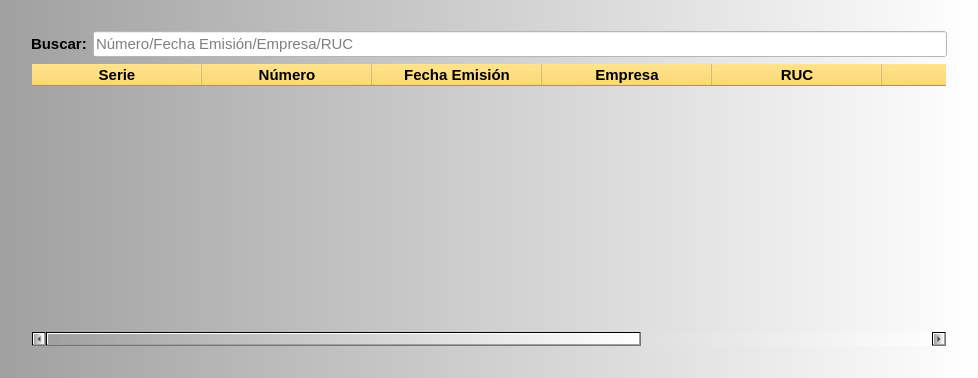
<?xml version="1.0" encoding="UTF-8"?>
<ui version="4.0">
 <class>Dialog</class>
 <widget class="QDialog" name="Dialog">
  <property name="geometry">
   <rect>
    <x>0</x>
    <y>0</y>
    <width>978</width>
    <height>378</height>
   </rect>
  </property>
  <property name="windowTitle">
   <string>Buscar Facturación</string>
  </property>
  <property name="styleSheet">
   <string notr="true">background-color: qlineargradient(spread:pad, x1:0, y1:0, x2:1, y2:0, stop:0 rgba(160, 160, 160, 255), stop:1 rgba(255, 255, 255, 255));</string>
  </property>
  <layout class="QGridLayout" name="gridLayout_2">
   <item row="0" column="1">
    <spacer name="horizontalSpacer">
     <property name="orientation">
      <enum>Qt::Horizontal</enum>
     </property>
     <property name="sizeHint" stdset="0">
      <size>
       <width>796</width>
       <height>20</height>
      </size>
     </property>
    </spacer>
   </item>
   <item row="1" column="0">
    <spacer name="verticalSpacer_2">
     <property name="orientation">
      <enum>Qt::Vertical</enum>
     </property>
     <property name="sizeHint" stdset="0">
      <size>
       <width>20</width>
       <height>299</height>
      </size>
     </property>
    </spacer>
   </item>
   <item row="1" column="1">
    <layout class="QGridLayout" name="gridLayout">
     <item row="0" column="0">
      <layout class="QHBoxLayout" name="horizontalLayout">
       <item>
        <widget class="QLabel" name="label">
         <property name="font">
          <font>
           <pointsize>11</pointsize>
           <weight>75</weight>
           <bold>true</bold>
          </font>
         </property>
         <property name="styleSheet">
          <string notr="true">background-color: rgba(255, 255, 255, 0);</string>
         </property>
         <property name="text">
          <string>Buscar:</string>
         </property>
        </widget>
       </item>
       <item>
        <widget class="QLineEdit" name="lePalabra">
         <property name="font">
          <font>
           <pointsize>11</pointsize>
          </font>
         </property>
         <property name="styleSheet">
          <string notr="true">background-color: rgb(255, 255, 255);</string>
         </property>
         <property name="inputMask">
          <string/>
         </property>
         <property name="text">
          <string/>
         </property>
         <property name="placeholderText">
          <string>Número/Fecha Emisión/Empresa/RUC</string>
         </property>
        </widget>
       </item>
      </layout>
     </item>
     <item row="1" column="0">
      <widget class="QTreeWidget" name="twFacturacion">
       <property name="font">
        <font>
         <pointsize>11</pointsize>
        </font>
       </property>
       <property name="styleSheet">
        <string notr="true">QHeaderView::section
{
background-color: rgb(255, 213, 79);
}

QTreeWidget

{background-color: rgba(255, 255, 255, 0);}</string>
       </property>
       <attribute name="headerDefaultSectionSize">
        <number>170</number>
       </attribute>
       <column>
        <property name="text">
         <string>Serie</string>
        </property>
        <property name="font">
         <font>
          <pointsize>11</pointsize>
          <weight>75</weight>
          <bold>true</bold>
         </font>
        </property>
        <property name="textAlignment">
         <set>AlignCenter</set>
        </property>
       </column>
       <column>
        <property name="text">
         <string>Número</string>
        </property>
        <property name="font">
         <font>
          <pointsize>11</pointsize>
          <weight>75</weight>
          <bold>true</bold>
         </font>
        </property>
        <property name="textAlignment">
         <set>AlignCenter</set>
        </property>
       </column>
       <column>
        <property name="text">
         <string>Fecha Emisión</string>
        </property>
        <property name="font">
         <font>
          <pointsize>11</pointsize>
          <weight>75</weight>
          <bold>true</bold>
         </font>
        </property>
        <property name="textAlignment">
         <set>AlignCenter</set>
        </property>
       </column>
       <column>
        <property name="text">
         <string>Empresa</string>
        </property>
        <property name="font">
         <font>
          <pointsize>11</pointsize>
          <weight>75</weight>
          <bold>true</bold>
         </font>
        </property>
        <property name="textAlignment">
         <set>AlignCenter</set>
        </property>
       </column>
       <column>
        <property name="text">
         <string>RUC</string>
        </property>
        <property name="font">
         <font>
          <pointsize>11</pointsize>
          <weight>75</weight>
          <bold>true</bold>
         </font>
        </property>
        <property name="textAlignment">
         <set>AlignCenter</set>
        </property>
       </column>
       <column>
        <property name="text">
         <string>Total</string>
        </property>
        <property name="font">
         <font>
          <pointsize>11</pointsize>
          <weight>75</weight>
          <bold>true</bold>
         </font>
        </property>
        <property name="textAlignment">
         <set>AlignCenter</set>
        </property>
       </column>
       <column>
        <property name="text">
         <string>Estado</string>
        </property>
        <property name="font">
         <font>
          <pointsize>11</pointsize>
          <weight>75</weight>
          <bold>true</bold>
         </font>
        </property>
        <property name="textAlignment">
         <set>AlignCenter</set>
        </property>
       </column>
       <column>
        <property name="text">
         <string>TC</string>
        </property>
        <property name="font">
         <font>
          <pointsize>11</pointsize>
          <weight>75</weight>
          <bold>true</bold>
         </font>
        </property>
        <property name="textAlignment">
         <set>AlignCenter</set>
        </property>
       </column>
      </widget>
     </item>
    </layout>
   </item>
   <item row="2" column="1">
    <spacer name="horizontalSpacer_2">
     <property name="orientation">
      <enum>Qt::Horizontal</enum>
     </property>
     <property name="sizeHint" stdset="0">
      <size>
       <width>796</width>
       <height>20</height>
      </size>
     </property>
    </spacer>
   </item>
   <item row="1" column="2">
    <spacer name="verticalSpacer">
     <property name="orientation">
      <enum>Qt::Vertical</enum>
     </property>
     <property name="sizeHint" stdset="0">
      <size>
       <width>20</width>
       <height>299</height>
      </size>
     </property>
    </spacer>
   </item>
  </layout>
 </widget>
 <resources/>
 <connections/>
</ui>
